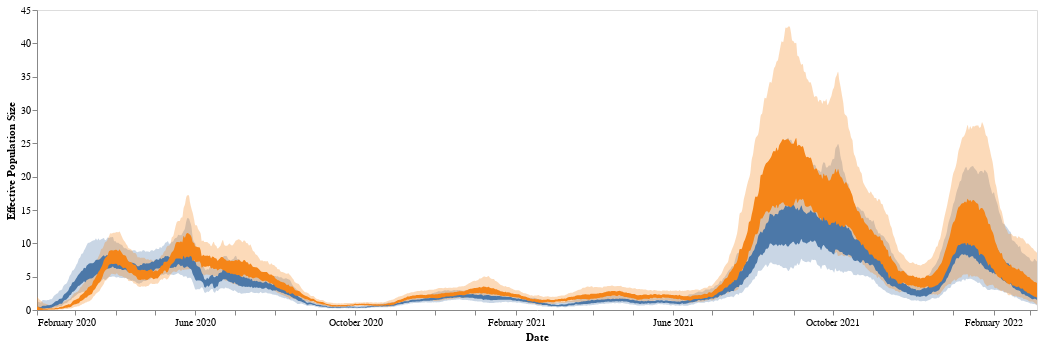

The notebook cell this image was saved under:
### Code cell
line = alt.Chart(ne_df).mark_area(interpolate='monotone').encode(
    alt.X('date:T', axis=alt.Axis(title="Date", tickCount = "month", grid=False, format="%B %Y")),
    alt.Y('lower_hpd_log_50',axis=alt.Axis(title="Effective Population Size", grid=False)),#,scale=alt.Scale(domain=(0, 13))),
    alt.Y2('upper_hpd_log_50' ),
    color=alt.Color('deme:N')
).properties(
    width=1000,
    height=300
).transform_filter(
    (datum.upper_hpd_log_50 < 95)
)

band = alt.Chart(ne_df).mark_area(
    opacity=0.3, interpolate='monotone'
).encode(
    alt.X('date:T', axis=alt.Axis(title="Date", grid=False)),
    alt.Y('lower_hpd_log_95'),#axis=None),#, scale=alt.Scale(domain=(0, 13))),
    alt.Y2('upper_hpd_log_95'),
    color=alt.Color('deme:N', legend=None)
).properties(
    width=1000,
    height=300
).transform_filter(
    (datum.upper_hpd_log_95 < 95)
)

band + line

### Figure 1 — Vega-Lite specification as saved in the notebook (floating-point values rounded to 4 significant figures; data arrays with more than 128 entries replaced by an {"elided": "..."} marker saying what was removed)
{"config": {"view": {"continuousWidth": 400, "continuousHeight": 300}}, "layer": [{"mark": {"type": "area", "interpolate": "monotone", "opacity": 0.3}, "encoding": {"color": {"field": "deme", "legend": null, "type": "nominal"}, "x": {"axis": {"grid": false, "title": "Date"}, "field": "date", "type": "temporal"}, "y": {"field": "lower_hpd_log_95", "type": "quantitative"}, "y2": {"field": "upper_hpd_log_95"}}, "height": 300, "transform": [{"filter": "(datum.upper_hpd_log_95 < 95)"}], "width": 1000}, {"mark": {"type": "area", "interpolate": "monotone"}, "encoding": {"color": {"field": "deme", "type": "nominal"}, "x": {"axis": {"format": "%B %Y", "grid": false, "tickCount": "month", "title": "Date"}, "field": "date", "type": "temporal"}, "y": {"axis": {"grid": false, "title": "Effective Population Size"}, "field": "lower_hpd_log_50", "type": "quantitative"}, "y2": {"field": "upper_hpd_log_50"}}, "height": 300, "transform": [{"filter": "(datum.upper_hpd_log_50 < 95)"}], "width": 1000}], "data": {"name": "data-515df73d30ec9e08c18829e92d1a9abf"}, "$schema": "https://vega.github.io/schema/vega-lite/v4.17.0.json", "datasets": {"data-515df73d30ec9e08c18829e92d1a9abf": {"elided": "1530 records"}}}
